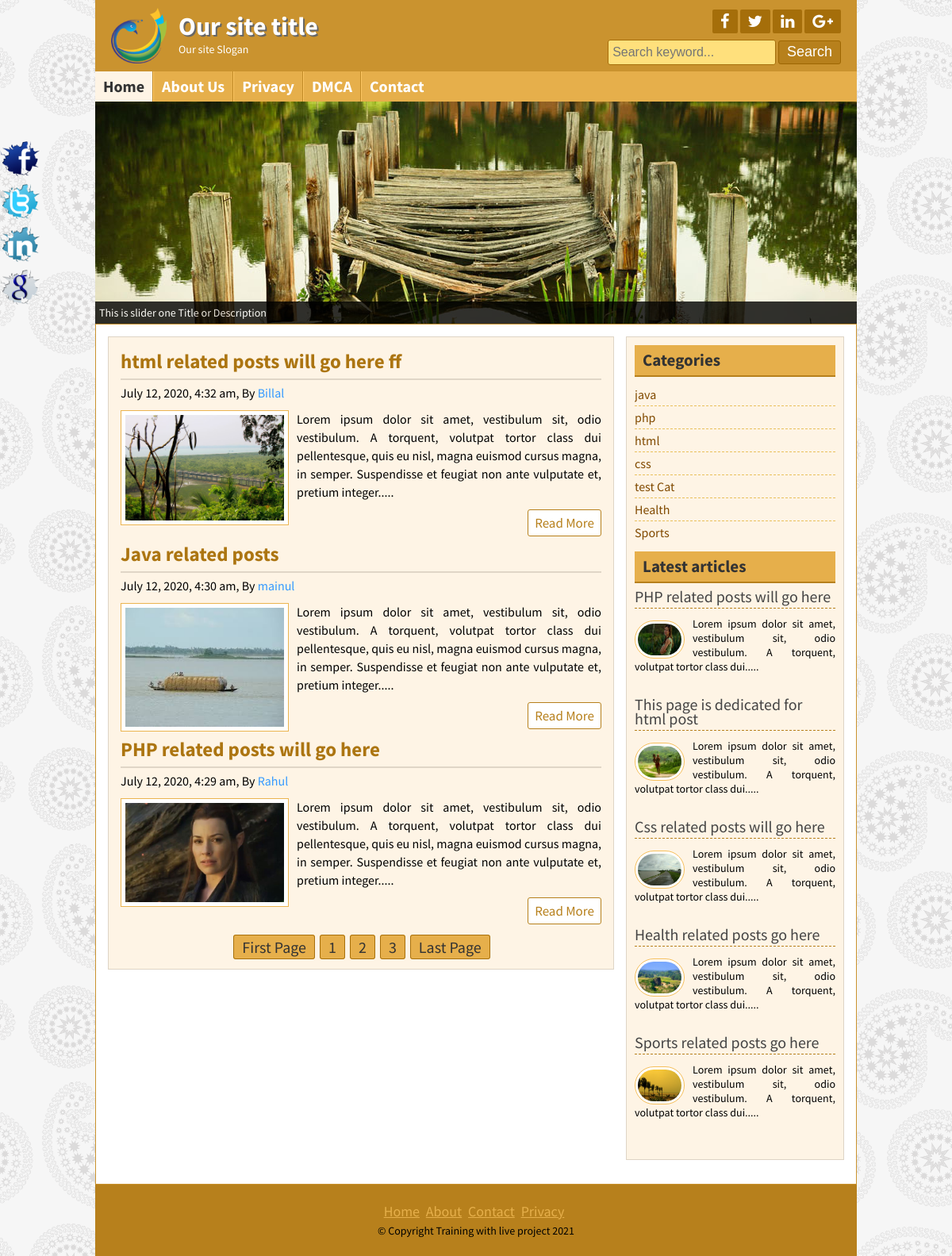
The page / on the database its author committed.
### tables this page shows
CREATE TABLE `title_slogan` (
  `id` int(11) NOT NULL,
  `title` varchar(255) DEFAULT NULL,
  `slogan` varchar(255) DEFAULT NULL,
  `logo` varchar(255) DEFAULT NULL
);

CREATE TABLE `tbl_social` (
  `id` int(11) NOT NULL,
  `fb` varchar(255) DEFAULT NULL,
  `tw` varchar(255) DEFAULT NULL,
  `ln` varchar(255) DEFAULT NULL,
  `gp` varchar(255) DEFAULT NULL
);

CREATE TABLE `tbl_page` (
  `id` int(11) NOT NULL,
  `name` varchar(255) DEFAULT NULL,
  `body` text
);

CREATE TABLE `tbl_post` (
  `id` int(11) NOT NULL,
  `cat` int(11) NOT NULL,
  `title` varchar(255) NOT NULL,
  `body` text NOT NULL,
  `image` varchar(255) NOT NULL,
  `author` varchar(255) NOT NULL,
  `tags` varchar(255) NOT NULL,
  `date` timestamp NOT NULL DEFAULT CURRENT_TIMESTAMP,
  `userid` int(11) NOT NULL
);

CREATE TABLE `tbl_category` (
  `id` int(11) NOT NULL,
  `name` varchar(255) NOT NULL
);

CREATE TABLE `tbl_footer` (
  `id` int(11) NOT NULL,
  `note` varchar(255) DEFAULT NULL
);

### classes/Post.php (called while the page is built, shortened)
<?php
$filepath = realpath(dirname(__FILE__));
include_once($filepath . '/../lib/Database.php');
include_once($filepath . '/../helpers/Format.php');
?>
<?php
class Post
{
    private $db;
    public function __construct()
    {
        $this->db = new Database();
    }
    public function getAllPost($start_form, $per_page)
    {
        $query  = "SELECT * FROM tbl_post ORDER BY id DESC LIMIT $start_form, $per_page";
        $result = $this->db->select($query);
        return $result;
    }
    public function getPostForPagination()
    {
        $query  = "SELECT COUNT(*) as number FROM tbl_post";
        $result = $this->db->select($query);
        return $result;
    }
    public function getAllLogoTitla()
    {
        $query  = "SELECT * FROM title_slogan WHERE id = '1'";
        $result = $this->db->select($query);
        return $result;
    }
    public function getAllSocialMedia()
    {
        $query  = "SELECT * FROM tbl_social WHERE id = '1'";
        $result = $this->db->select($query);
        return $result;
    }
    public function getCopyRight()
    {
        $query  = "SELECT * FROM tbl_footer WHERE id = '1'";
        $result = $this->db->select($query);
        return $result;
    }
}

### lib/Database.php (called while the page is built, shortened)
<?php
Class Database
{
    public $host = DB_HOST;
    public $user = DB_USER;
    public $pass = DB_PASS;
    public $dbname = DB_NAME;
    public $link;
    private function connectDB()
    {
        $this->link = new mysqli($this->host, $this->user, $this->pass, $this->dbname);
    }
    public function select($query)
    {
        $result = $this->link->query($query) or die($this->link->error . __LINE__);
        if ($result->num_rows > 0) {
            return $result;
        } else {
            return false;
        }
    }
}

### classes/Page.php (called while the page is built, shortened)
<?php
$filepath = realpath(dirname(__FILE__));
include_once($filepath . '/../lib/Database.php');
include_once($filepath . '/../helpers/Format.php');
?>
<?php
class Page
{
    private $db;
    public function __construct()
    {
        $this->db = new Database();
    }
    public function dynamicMenu()
    {
        $query  = "select * from tbl_page";
        $result = $this->db->select($query);
        return $result;
    }
}

### helpers/Format.php (called while the page is built, shortened)
<?php
class Format
{
    public function formatDate($date)
    {
        return date('F j, Y, g:i a', strtotime($date));
    }
    public function textShorten($text, $limit = 400)
    {
        $text = $text . " ";
        $text = substr($text, 0, $limit);
        $text = substr($text, 0, strrpos($text, ' '));
        $text = $text . ".....";
        return $text;
    }
}

### classes/Category.php (called while the page is built, shortened)
<?php
$filepath = realpath(dirname(__FILE__));
include_once($filepath . '/../lib/Database.php');
include_once($filepath . '/../helpers/Format.php');
?>
<?php
class Category
{
    private $db;
    public function __construct()
    {
        $this->db = new Database();
    }
    public function postByCat()
    {
        $query  = "select * from tbl_category";
        $result = $this->db->select($query);
        return $result;
    }
}

### index.php (the view)
<?php include "inc/header.php"; ?>
<?php include "inc/slider.php"; ?>
<?php
$per_page = 3;
if (isset($_GET['page'])) {
    $page = $_GET['page'];
} else {
    $page = 1;
}
$start_form = ($page - 1) * $per_page;
?>
<div class="contentsection contemplete clear">
    <div class="maincontent clear">
        <?php
        $getPost = $post->getAllPost($start_form, $per_page);
        if ($getPost) {
            while ($result = $getPost->fetch_assoc()) {
                ?>
                <div class="samepost clear">
                    <h2><a href="post.php?id=<?php echo $result['id']; ?>"><?php echo $result['title']; ?></a></h2>
                    <h4><?php echo $fm->formatDate($result['date']); ?>, By <a
                                href="#"><?php echo $result['author']; ?></a></h4>
                    <a href="#"><img src="admin/<?php echo $result['image']; ?>" alt="post image"/></a>
                    <?php echo $fm->textShorten($result['body'], 250); ?>
                    <div class="readmore clear">
                        <a href="post.php?id=<?php echo $result['id']; ?>">Read More</a>
                    </div>
                </div>
                <?php
            } ?>
            <?php
            $getPostFP = $post->getPostForPagination();
            if ($getPostFP) {
                while ($total_rows = $getPostFP->fetch_assoc()){
                $total_page = ceil($total_rows['number']/$per_page);
                ?>
                <span class="pagination">
                <a href="index.php?page=1">First Page</a>
                    <?php
                    for ($i = 1; $i <= $total_page; $i++) {
                        ?>
                        <a href="index.php?page=<?php echo $i; ?>"><?php echo $i; ?></a>
                    <?php }
                    ?>
                <a href="index.php?page=<?php echo $total_page; ?>">Last Page</a>
            </span>
                <?php
            }}
            ?>
        <?php } else {
            header("Location:404.php");
        }
        ?>
    </div>
    <?php include "inc/sidebar.php"; ?>
    <?php include "inc/footer.php"; ?>

### inc/header.php (shortened to what this page needs)
<?php
include 'lib/Database.php';
include 'helpers/Format.php';
$db   = new Database();
$fm   = new Format();
$post = new Post();
$cat  = new Category();
$page = new Page();
?>
<!DOCTYPE html>
<html>
<head>
    <link rel="stylesheet" href="font-awesome-4.5.0/css/font-awesome.css">
    <link rel="stylesheet" href="css/nivo-slider.css" type="text/css" media="screen"/>
    <link rel="stylesheet" href="style.css">
</head>
<body>
<div class="headersection templete clear">
    <a href="index.php">
        <div class="logo">
            <?php
            $getALL = $post->getAllLogoTitla();
            if ($getALL) {
                while ($result = $getALL->fetch_assoc()) {
                    ?>
                    <img src="admin/<?php echo $result['logo']; ?>" alt="Logo"/>
                    <h2><?php echo $result['title']; ?></h2>
                    <p><?php echo $result['slogan']; ?></p>
                    <?php
                }
            }
            ?>
        </div>
    </a>
    <div class="social clear">
        <div class="icon clear">
            <?php
            $socialMedia = $post->getAllSocialMedia();
            if ($socialMedia) {
                while ($result = $socialMedia->fetch_assoc()) {
                    ?>
                    <a href="<?php echo $result['fb']; ?>" target="_blank"><i class="fa fa-facebook"></i></a>
                    <a href="<?php echo $result['tw']; ?>" target="_blank"><i class="fa fa-twitter"></i></a>
                    <a href="<?php echo $result['ln']; ?>" target="_blank"><i class="fa fa-linkedin"></i></a>
                    <a href="<?php echo $result['gp']; ?>" target="_blank"><i class="fa fa-google-plus"></i></a>
                    <?php
                }
            }
            ?>
        </div>
        <div class="searchbtn clear">
            <form action="search.php" method="get">
                <input type="text" name="search" placeholder="Search keyword..."/>
                <input type="submit" name="submit" value="Search"/>
            </form>
        </div>
    </div>
</div>
<div class="navsection templete">
    <?php
    $path        = $_SERVER['SCRIPT_FILENAME'];
    $currentpage = basename($path, '.php');
    ?>
    <ul>
        <li><a <?php if ($currentpage == 'index'){echo 'id="active"';} ?>href="index.php">Home</a></li>
        <?php
        $subMenu = $page->dynamicMenu();
        if ($subMenu) {
            while ($result = $subMenu->fetch_assoc()) {
                ?>
                <li><a
                        <?php
                        if (isset($_GET['pageid']) && $_GET['pageid'] == $result['id']) {
                            echo 'id="active"';
                        } ?> href="page.php?pageid=<?php echo $result['id']; ?>"><?php echo $result['name']; ?></a>
                </li>
                <?php
            }
        }
        ?>
        <li><a <?php if ($currentpage == 'contact'){echo 'id="active"';} ?>href="contact.php">Contact</a></li>
    </ul>
</div>

### inc/slider.php (shortened to what this page needs)
<div class="slidersection templete clear">
    <div id="slider">
        <a href="#"><img src="images/slideshow/01.jpg" alt="nature 1" title="This is slider one Title or Description"/></a>
    </div>
</div>

### inc/sidebar.php
<div class="sidebar clear">
    <div class="samesidebar clear">
        <h2>Categories</h2>
        <ul>
            <?php
            $postCat = $cat->postByCat();
            if ($postCat) {
                while ($result = $postCat->fetch_assoc()) {
                    ?>
                    <li><a href="postbycat.php?cat=<?php echo $result['id']; ?>"><?php echo $result['name']; ?></a>
                    </li>
                    <?php
                }
            }
            ?>
        </ul>
    </div>
    <div class="samesidebar clear">
        <h2>Latest articles</h2>
        <?php
        $query    = "SELECT * FROM tbl_post limit 5";
        $postByLt = $db->select($query);
        if ($postByLt) {
            while ($result = $postByLt->fetch_assoc()) {
                ?>
                <div class="popular clear">
                    <h3><a href="post.php?id=<?php echo $result['id']; ?>"><?php echo $result['title']; ?></a></h3>
                    <a href="post.php?id=<?php echo $result['id']; ?>"><img
                                src="admin/<?php echo $result['image']; ?>"
                                alt="post image"/></a>
                    <?php echo $fm->textShorten($result['body'], 120); ?>
                </div>
                <?php
            }
        } else {
            header("Location:404.php");
        }
        ?>
    </div>
</div>
</div>

### inc/footer.php (shortened to what this page needs)
<div class="footersection templete clear">
    <div class="footermenu clear">
        <ul>
            <li><a href="index.php">Home</a></li>
            <li><a href="about.php">About</a></li>
            <li><a href="contact">Contact</a></li>
            <li><a href="#">Privacy</a></li>
        </ul>
    </div>
    <?php
    $copyRight = $post->getCopyRight();
    if ($copyRight) {
        while ($result = $copyRight->fetch_assoc()) {
            ?>
            <p>&copy; <?php
                echo $result['note'].' ';
                echo date('Y');
                ?></p>
            <?php
        }
    }
    ?>
</div>
<div class="fixedicon clear">
    <?php
    $socialMedia = $post->getAllSocialMedia();
    if ($socialMedia) {
        while ($result = $socialMedia->fetch_assoc()) {
            ?>
            <a href="<?php echo $result['fb']; ?>" target="_blank"><img src="images/fb.png" alt="Facebook"/></a>
            <a href="<?php echo $result['tw']; ?>" target="_blank"><img src="images/tw.png" alt="Twitter"/></a>
            <a href="<?php echo $result['ln']; ?>" target="_blank"><img src="images/in.png" alt="LinkedIn"/></a>
            <a href="<?php echo $result['gp']; ?>" target="_blank"><img src="images/gl.png" alt="GooglePlus"/></a>
            <?php
        }
    }
    ?>
</div>
</body>
</html>

### css/nivo-slider.css (style rules this page uses)
.nivoSlider { position:relative; }
.nivoSlider a.nivo-imageLink { position:absolute; top:0px; left:0px; width:100%; height:100%; border:0; padding:0; margin:0; z-index:60; display:none; }

### rows shown on the page
title_slogan: logo (picture), title "Our site title", slogan "Our site Slogan"
tbl_page: name "About Us"
tbl_page: name "Privacy"
tbl_page: name "DMCA"
tbl_post: title "html related posts will go here ff", date "July 12, 2020, 4:32 am", author "Billal", image (picture), body "Lorem ipsum dolor sit amet, vestibulum sit, odio vestibulum. A torquent, volutpat tortor class dui pellentesque, quis eu nisl, magna euismod cursus magna, in semper. Suspendisse et feugiat non ante vulputate et, pretium integer....."
tbl_post: title "Java related posts", date "July 12, 2020, 4:30 am", author "mainul", image (picture), body "Lorem ipsum dolor sit amet, vestibulum sit, odio vestibulum. A torquent, volutpat tortor class dui pellentesque, quis eu nisl, magna euismod cursus magna, in semper. Suspendisse et feugiat non ante vulputate et, pretium integer....."
tbl_post: title "PHP related posts will go here", date "July 12, 2020, 4:29 am", author "Rahul", image (picture), body "Lorem ipsum dolor sit amet, vestibulum sit, odio vestibulum. A torquent, volutpat tortor class dui pellentesque, quis eu nisl, magna euismod cursus magna, in semper. Suspendisse et feugiat non ante vulputate et, pretium integer....."
tbl_category: name "java"
tbl_category: name "php"
tbl_category: name "html"
tbl_category: name "css"
tbl_category: name "test Cat"
tbl_category: name "Health"
tbl_category: name "Sports"
tbl_post: title "PHP related posts will go here", image (picture), body "Lorem ipsum dolor sit amet, vestibulum sit, odio vestibulum. A torquent, volutpat tortor class dui....."
tbl_post: title "This page is dedicated for html post", image (picture), body "Lorem ipsum dolor sit amet, vestibulum sit, odio vestibulum. A torquent, volutpat tortor class dui....."
tbl_post: title "Css related posts will go here", image (picture), body "Lorem ipsum dolor sit amet, vestibulum sit, odio vestibulum. A torquent, volutpat tortor class dui....."
tbl_post: title "Health related posts go here", image (picture), body "Lorem ipsum dolor sit amet, vestibulum sit, odio vestibulum. A torquent, volutpat tortor class dui....."
tbl_post: title "Sports related posts go here", image (picture), body "Lorem ipsum dolor sit amet, vestibulum sit, odio vestibulum. A torquent, volutpat tortor class dui....."
tbl_footer: note "Copyright Training with live project"
